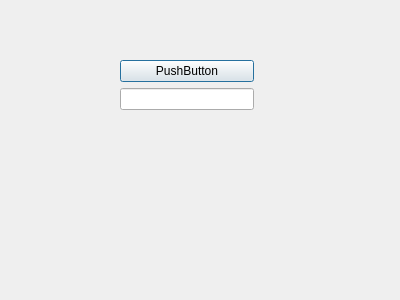
<?xml version="1.0" encoding="UTF-8"?>
<ui version="4.0">
 <class>Dialog</class>
 <widget class="QDialog" name="Dialog">
  <property name="geometry">
   <rect>
    <x>0</x>
    <y>0</y>
    <width>400</width>
    <height>300</height>
   </rect>
  </property>
  <property name="windowTitle">
   <string>Dialog</string>
  </property>
  <widget class="QWidget" name="">
   <property name="geometry">
    <rect>
     <x>120</x>
     <y>60</y>
     <width>134</width>
     <height>52</height>
    </rect>
   </property>
   <layout class="QVBoxLayout" name="verticalLayout">
    <item>
     <widget class="QPushButton" name="pushButton">
      <property name="text">
       <string>PushButton</string>
      </property>
     </widget>
    </item>
    <item>
     <widget class="QLineEdit" name="lineEdit"/>
    </item>
   </layout>
  </widget>
 </widget>
 <resources/>
 <connections/>
</ui>
